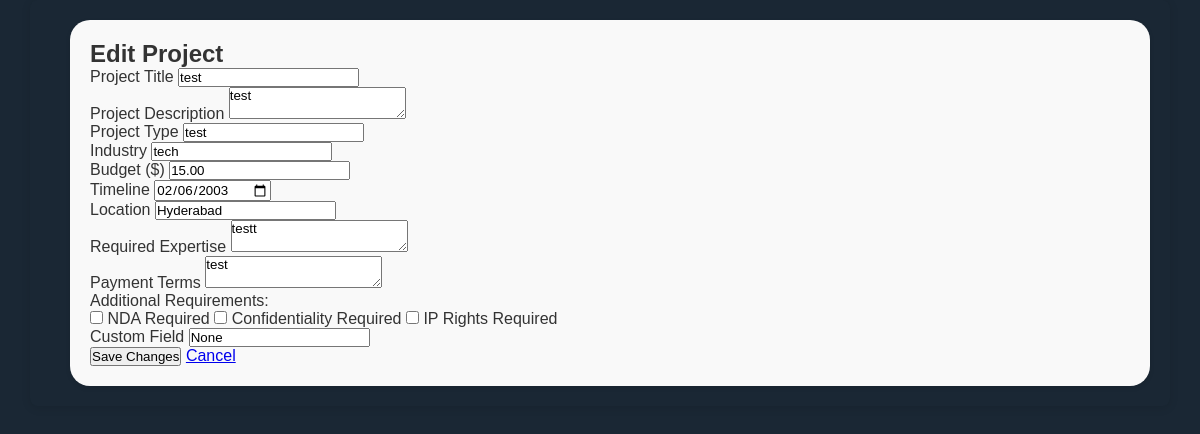
/company/dashboard/myprojects/edit/2/ (signed in), run on the app's committed database.
### users/models.py (models this page shows, shortened)
class Project(models.Model):
    company = models.ForeignKey(settings.AUTH_USER_MODEL, on_delete=models.CASCADE)
    title = models.CharField(max_length=200)
    description = models.TextField()
    project_type = models.CharField(max_length=100)
    industry = models.CharField(max_length=100)
    budget = models.DecimalField(max_digits=10, decimal_places=2)
    timeline = models.DateField()
    location = models.CharField(max_length=200, blank=True, null=True)
    expertise_required = models.TextField()
    payment_terms = models.TextField()
    nda_required = models.BooleanField(default=False)
    confidentiality_required = models.BooleanField(default=False)
    ip_rights_required = models.BooleanField(default=False)
    custom_field = models.CharField(max_length=200, blank=True, null=True)
    created_at = models.DateTimeField(auto_now_add=True)

### users/views.py (the view, shortened to what this page needs)
# urls.py: path('company/dashboard/myprojects/edit/<int:project_id>/', views.edit_project, name='edit_project'),
@login_required
def edit_project(request, project_id):
    try:
        project = get_object_or_404(Project, id=project_id, company=request.user)
        return render(request, 'edit_project.html', {'project': project})
    except Exception as e:
        messages.error(request, f'Error editing project: {str(e)}')
        return redirect('myprojects')

### users/templates/edit_project.html (shortened to what this page needs)
{% load static %}
<!DOCTYPE html>
<html lang="en">
<head>
    <link rel="stylesheet" href="{% static 'css/individualmyjobs.css' %}">
    <link rel="stylesheet" href="{% static 'css/homepage.css' %}">
</head>
<body>
    <div class="main-container">
        <div class="content">
            <section class="edit-project-form">
                <h2>Edit Project</h2>
                <form method="POST" action="{% url 'edit_project' project.id %}">
                    <div class="form-group">
                        <label for="title">Project Title</label>
                        <input type="text" id="title" name="title" value="{{ project.title }}" required>
                    </div>
                    <div class="form-group">
                        <label for="description">Project Description</label>
                        <textarea id="description" name="description" required>{{ project.description }}</textarea>
                    </div>
                    <div class="form-group">
                        <label for="type">Project Type</label>
                        <input type="text" id="type" name="type" value="{{ project.project_type }}" required>
                    </div>
                    <div class="form-group">
                        <label for="industry">Industry</label>
                        <input type="text" id="industry" name="industry" value="{{ project.industry }}" required>
                    </div>
                    <div class="form-group">
                        <label for="budget">Budget ($)</label>
                        <input type="number" id="budget" name="budget" value="{{ project.budget }}" required>
                    </div>
                    <div class="form-group">
                        <label for="timeline">Timeline</label>
                        <input type="date" id="timeline" name="timeline" value="{{ project.timeline|date:'Y-m-d' }}" required>
                    </div>
                    <div class="form-group">
                        <label for="location">Location</label>
                        <input type="text" id="location" name="location" value="{{ project.location }}" required>
                    </div>
                    <div class="form-group">
                        <label for="expertise">Required Expertise</label>
                        <textarea id="expertise" name="expertise" required>{{ project.expertise_required }}</textarea>
                    </div>
                    <div class="form-group">
                        <label for="payment-terms">Payment Terms</label>
                        <textarea id="payment-terms" name="payment-terms" required>{{ project.payment_terms }}</textarea>
                    </div>
                    <div class="form-group">
                        <label>Additional Requirements:</label>
                        <div class="checkbox-group">
                            <input type="checkbox" id="nda" name="nda_required" {% if project.nda_required %}checked{% endif %}>
                            <label for="nda">NDA Required</label>
                            <input type="checkbox" id="confidentiality" name="confidentiality_required" {% if project.confidentiality_required %}checked{% endif %}>
                            <label for="confidentiality">Confidentiality Required</label>
                            <input type="checkbox" id="ip_rights" name="ip_rights_required" {% if project.ip_rights_required %}checked{% endif %}>
                            <label for="ip_rights">IP Rights Required</label>
                        </div>
                    </div>
                    <div class="form-group">
                        <label for="custom_field">Custom Field</label>
                        <input type="text" id="custom_field" name="custom_field" value="{{ project.custom_field }}">
                    </div>
                    <div class="form-actions">
                        <button type="submit" class="save-button">Save Changes</button>
                        <a href="{% url 'myprojects' %}" class="cancel-button">Cancel</a>
                    </div>
                </form>
            </section>
        </div>
    </div>
</body>
</html>

### static/css/individualmyjobs.css (style rules this page uses)
* { margin: 0; padding: 0; box-sizing: border-box; font-family: Arial, sans-serif; }
body { background-color: #1a2734; color: #333; }
.main-container { display: flex; flex-direction: column; max-width: 1200px; margin: 20px auto; background-color: #1a2734; border-radius: 8px; box-shadow: 0 2px 10px rgba(0, 0, 0, 0.1); overflow: hidden; }
.content { width: 100%; padding: 20px; }
@media (min-width: 600px) { .main-container { flex-direction: row; } }
@media (min-width: 600px) { .content { width: 75%; } }

### static/css/homepage.css (style rules this page uses)
* { margin: 0; padding: 0; box-sizing: border-box; font-family: Arial, sans-serif; }
body { background-color: #1a2734; color: #333; font-family: Arial, sans-serif; }
.main-container { display: flex; flex-wrap: wrap; gap: 20px; margin: auto; padding: 20px; background-color: #1a2734; border-radius: 8px; max-width: 95%; box-shadow: 0 2px 10px rgba(0, 0, 0, 0.1); }
.content { flex: 1; padding: 20px; background-color: #f9f9f9; border-radius: 20px; box-shadow: 0 2px 5px rgba(0, 0, 0, 0.1); }

### data on the page
Project: title "test", description "test", type "test", industry "tech", budget "15.00", timeline "02/06/2003", location "Hyderabad", expertise "testt", payment-terms "test", custom_field "None"
